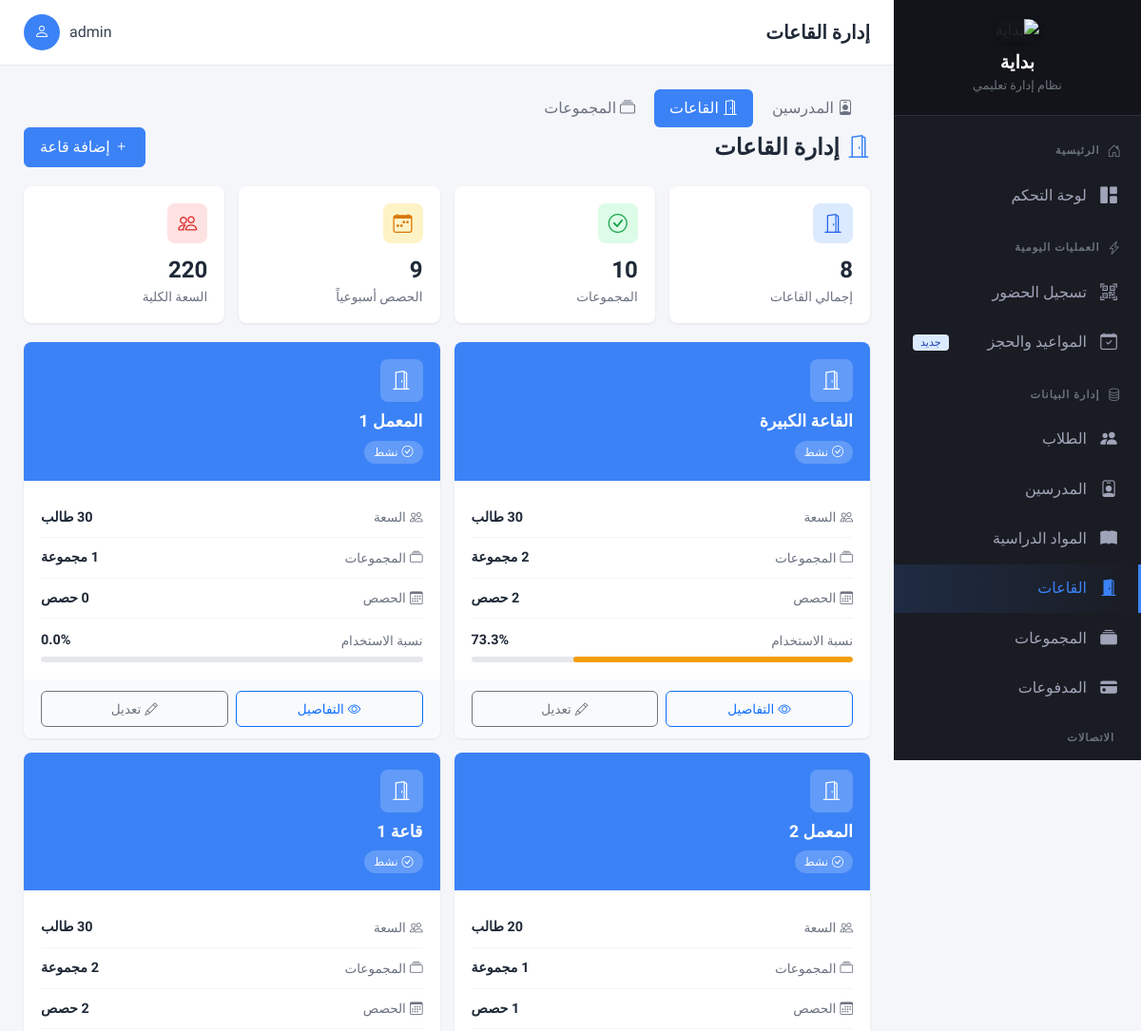
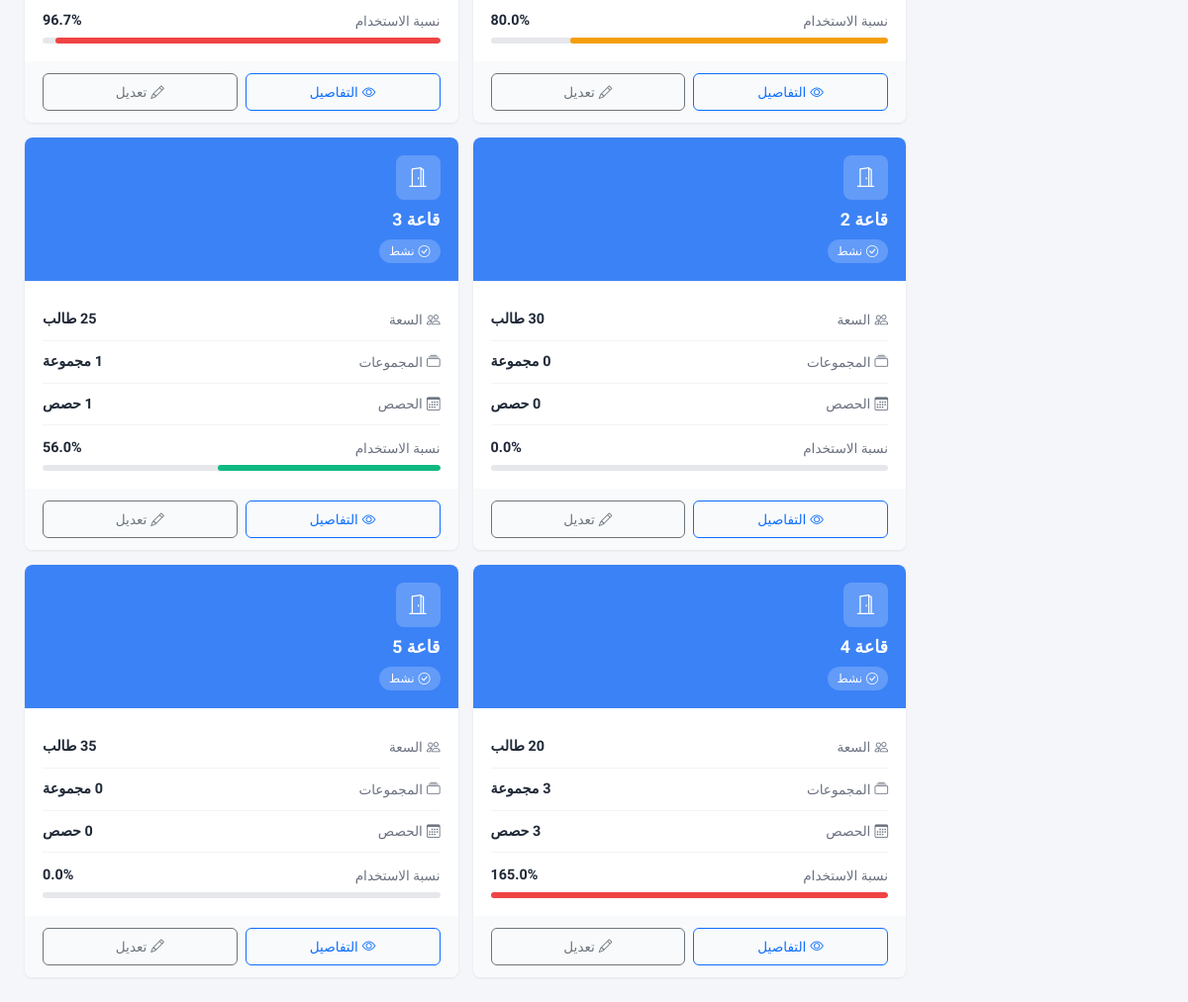
The page /teachers/rooms/ (signed in) on the database its author committed (2 pictures, top to bottom).
### apps/accounts/models.py (models this page shows, shortened)
class User(AbstractUser):
    ROLE_CHOICES = [
        ('admin', 'مدير النظام'),
        ('supervisor', 'مشرف الحضور'),
        ('teacher', 'مدرس'),
    ]
    user_id = models.AutoField(primary_key=True)
    role = models.CharField(
        max_length=20,
        choices=ROLE_CHOICES,
        default='supervisor',
        verbose_name='الدور'
    )
    phone = models.CharField(
        max_length=17,
        blank=True,
        verbose_name='رقم الهاتف'
    )
    is_active = models.BooleanField(default=True)
    created_at = models.DateTimeField(auto_now_add=True)
    updated_at = models.DateTimeField(auto_now=True)
    class Meta:
        db_table = 'users'
        verbose_name = 'مستخدم'
        verbose_name_plural = 'المستخدمين'

### apps/teachers/models.py (models this page shows, shortened)
class Room(models.Model):
    room_id = models.AutoField(primary_key=True)
    name = models.CharField(max_length=100, unique=True, verbose_name="اسم القاعة")
    capacity = models.PositiveIntegerField(verbose_name="السعة القصوى")
    is_active = models.BooleanField(default=True, verbose_name="نشط")
    created_at = models.DateTimeField(auto_now_add=True)
    updated_at = models.DateTimeField(auto_now=True)
    class Meta:
        db_table = 'rooms'
        verbose_name = 'قاعة'
        verbose_name_plural = 'القاعات'
        ordering = ['name']

### apps/teachers/views.py (the view)
# urls.py: path('rooms/', views.room_list, name='room_list'),
@login_required
def room_list(request):
    rooms = Room.objects.filter(is_active=True)
    return render(request, 'teachers/rooms/list.html', {'rooms': rooms})

### templates/teachers/rooms/list.html (shortened to what this page needs)
{% extends 'base.html' %}
{% block page_title %}إدارة القاعات{% endblock %}
{% block content %}
<ul class="nav nav-tabs-custom">
    <li class="nav-item">
        <a class="nav-link" href="{% url 'teachers:list' %}">
            <i class="bi bi-person-badge me-1"></i>المدرسين
        </a>
    </li>
    <li class="nav-item">
        <a class="nav-link active" href="{% url 'teachers:room_list' %}">
            <i class="bi bi-door-open me-1"></i>القاعات
        </a>
    </li>
    <li class="nav-item">
        <a class="nav-link" href="{% url 'teachers:group_list' %}">
            <i class="bi bi-collection me-1"></i>المجموعات
        </a>
    </li>
</ul>
<div class="page-header">
    <h1><i class="bi bi-door-open me-2" style="color: #3b82f6;"></i>إدارة القاعات</h1>
    <a href="{% url 'teachers:room_create' %}" class="btn btn-primary">
        <i class="bi bi-plus me-1"></i>إضافة قاعة
    </a>
</div>
<div class="stats-grid">
    <div class="stat-card">
        <div class="stat-icon blue">
            <i class="bi bi-door-open"></i>
        </div>
        <div class="stat-value">{{ rooms|length }}</div>
        <div class="stat-label">إجمالي القاعات</div>
    </div>
    <div class="stat-card">
        <div class="stat-icon green">
            <i class="bi bi-check-circle"></i>
        </div>
        <div class="stat-value" id="totalGroups">0</div>
        <div class="stat-label">المجموعات</div>
    </div>
    <div class="stat-card">
        <div class="stat-icon orange">
            <i class="bi bi-calendar-week"></i>
        </div>
        <div class="stat-value" id="totalSessions">0</div>
        <div class="stat-label">الحصص أسبوعياً</div>
    </div>
    <div class="stat-card">
        <div class="stat-icon red">
            <i class="bi bi-people"></i>
        </div>
        <div class="stat-value" id="totalCapacity">0</div>
        <div class="stat-label">السعة الكلية</div>
    </div>
</div>
{% if rooms %}
<div class="rooms-grid">
    {% for room in rooms %}
    <div class="room-card">
        <div class="room-card-header">
            <div class="room-icon">
                <i class="bi bi-door-open"></i>
            </div>
            <h3>{{ room.name }}</h3>
            <div class="status-badge">
                {% if room.is_active %}
                <i class="bi bi-check-circle me-1"></i>نشط
                {% else %}
                <i class="bi bi-x-circle me-1"></i>غير نشط
                {% endif %}
            </div>
        </div>
        <div class="room-card-body">
            <div class="info-row">
                <span class="info-label"><i class="bi bi-people me-1"></i>السعة</span>
                <span class="info-value">{{ room.capacity }} طالب</span>
            </div>
            <div class="info-row">
                <span class="info-label"><i class="bi bi-collection me-1"></i>المجموعات</span>
                <span class="info-value">{{ room.groups.count }} مجموعة</span>
            </div>
            <div class="info-row">
                <span class="info-label"><i class="bi bi-calendar3 me-1"></i>الحصص</span>
                <span class="info-value" id="sessions-{{ room.room_id }}">-</span>
            </div>
            <div class="capacity-wrapper">
                <div class="capacity-header">
                    <span class="info-label">نسبة الاستخدام</span>
                    <span class="info-value" id="occupancy-{{ room.room_id }}">0%</span>
                </div>
                <div class="capacity-bar-bg">
                    <div class="capacity-bar-fill" id="capacity-bar-{{ room.room_id }}" style="width: 0%;"></div>
                </div>
            </div>
        </div>
        <div class="room-card-footer">
            <a href="{% url 'teachers:room_detail' room_id=room.room_id %}" class="btn btn-outline-primary btn-sm">
                <i class="bi bi-eye me-1"></i>التفاصيل
            </a>
            <a href="{% url 'teachers:room_update' room_id=room.room_id %}" class="btn btn-outline-secondary btn-sm">
                <i class="bi bi-pencil me-1"></i>تعديل
            </a>
        </div>
    </div>
    {% endfor %}
</div>
{% endif %}
{% endblock %}

### templates/base.html (shortened to what this page needs)
<!DOCTYPE html>
<html lang="ar" dir="rtl">
<head>
    <link href="https://cdn.jsdelivr.net/npm/bootstrap@5.3.2/dist/css/bootstrap.rtl.min.css" rel="stylesheet">
    <link rel="stylesheet" href="https://cdn.jsdelivr.net/npm/bootstrap-icons@1.11.1/font/bootstrap-icons.css">
</head>
<body>
    <aside class="sidebar" id="sidebar">
        <div class="sidebar-header">
            <img src="https://quant1.b-cdn.net/R3TXa5heKSHw.jpeg" alt="بداية" class="sidebar-logo">
            <h4>بداية</h4>
            <span>نظام إدارة تعليمي</span>
        </div>
        <nav class="sidebar-menu">
            <div class="menu-section">
                <div class="menu-header">
                    <i class="bi bi-house-door"></i>
                    الرئيسية
                </div>
                <a href="{% url 'reports:dashboard' %}" class="menu-item {% if request.resolver_match.namespace == 'reports' and request.resolver_match.url_name == 'dashboard' %}active{% endif %}">
                    <i class="bi bi-grid-1x2-fill"></i>
                    <span>لوحة التحكم</span>
                </a>
            </div>
            <div class="menu-section">
                <div class="menu-header">
                    <i class="bi bi-lightning-charge"></i>
                    العمليات اليومية
                </div>
                <a href="{% url 'attendance:scanner' %}" class="menu-item {% if request.resolver_match.url_name == 'scanner' %}active{% endif %}">
                    <i class="bi bi-qr-code-scan"></i>
                    <span>تسجيل الحضور</span>
                </a>
                <a href="{% url 'teachers:booking_search' %}" class="menu-item {% if 'booking' in request.resolver_match.url_name %}active{% endif %}">
                    <i class="bi bi-calendar-check"></i>
                    <span>المواعيد والحجز</span>
                    <span class="badge bg-primary">جديد</span>
                </a>
            </div>
            <div class="menu-section">
                <div class="menu-header">
                    <i class="bi bi-database"></i>
                    إدارة البيانات
                </div>
                <a href="{% url 'students:list' %}" class="menu-item {% if request.resolver_match.namespace == 'students' %}active{% endif %}">
                    <i class="bi bi-people-fill"></i>
                    <span>الطلاب</span>
                </a>
                <a href="{% url 'teachers:list' %}" class="menu-item ">
                    <i class="bi bi-person-badge"></i>
                    <span>المدرسين</span>
                </a>
                <a href="{% url 'teachers:subject_list' %}" class="menu-item {% if 'subject' in request.resolver_match.url_name %}active{% endif %}">
                    <i class="bi bi-book-fill"></i>
                    <span>المواد الدراسية</span>
                </a>
                <a href="{% url 'teachers:room_list' %}" class="menu-item {% if 'room' in request.resolver_match.url_name %}active{% endif %}">
                    <i class="bi bi-door-open-fill"></i>
                    <span>القاعات</span>
                </a>
                <a href="{% url 'teachers:group_list' %}" class="menu-item {% if 'group' in request.resolver_match.url_name %}active{% endif %}">
                    <i class="bi bi-collection-fill"></i>
                    <span>المجموعات</span>
                </a>
                <a href="{% url 'payments:list' %}" class="menu-item {% if request.resolver_match.namespace == 'payments' %}active{% endif %}">
                    <i class="bi bi-credit-card-fill"></i>
                    <span>المدفوعات</span>
                </a>
            </div>
            <div class="menu-section">
                <div class="menu-header">
                    الاتصالات
                </div>
                <a href="{% url 'notifications:whatsapp_dashboard' %}" class="menu-item {% if 'whatsapp' in request.path %}active{% endif %}">
                </a>
            </div>
        </nav>
    </aside>
    <div class="main-wrapper">
        <header class="top-header">
            <div class="d-flex align-items-center">
                <h1 class="page-title">{% block page_title %}لوحة التحكم{% endblock %}</h1>
            </div>
            {% if user.is_authenticated %}
            <div class="user-info">
                <span class="user-name">{{ user.get_full_name|default:user.username }}</span>
                <div class="user-avatar">
                    <i class="bi bi-person"></i>
                </div>
            </div>
            {% endif %}
        </header>
        <main class="content-area">
            {% block content %}{% endblock %}
        </main>
    </div>
</body>
</html>

### rows shown on the page
User: get_full_name "admin"
Room: name "القاعة الكبيرة", is_active True (drawn), capacity "30", groups.count "2"
Room: name "المعمل 1", is_active True (drawn)
Room: name "المعمل 2", is_active True (drawn), capacity "20"
Room: name "قاعة 1", is_active True (drawn)
Room: name "قاعة 2", is_active True (drawn), capacity "30"
Room: name "قاعة 3", is_active True (drawn)
Room: name "قاعة 4", is_active True (drawn), capacity "20", groups.count "3"
Room: name "قاعة 5", is_active True (drawn)

### other values the page prints
{{ rooms|length }} "8"
